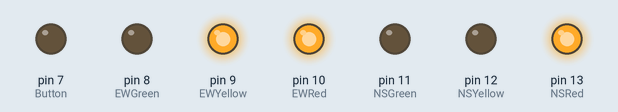
The sketch below on a simulated Arduino Uno, built with avr-gcc and run on an emulated ATmega328P. Shown: output pins drawn as LEDs (lit = HIGH).

Above: at 1.5 s.
At 8.0 s:
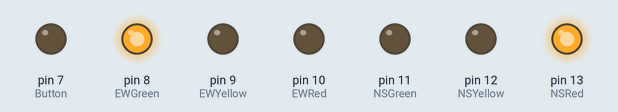
At 14.5 s:
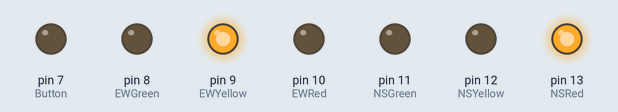
At 17.5 s:
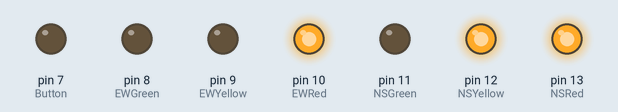
At 24.0 s:
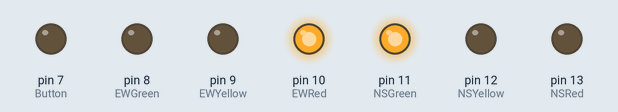
At 30.5 s:
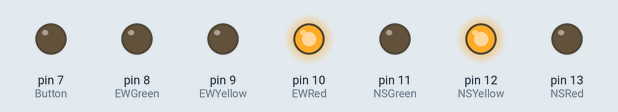
Timing chart, 0 to 41.6 s (numbered marks = the images above):
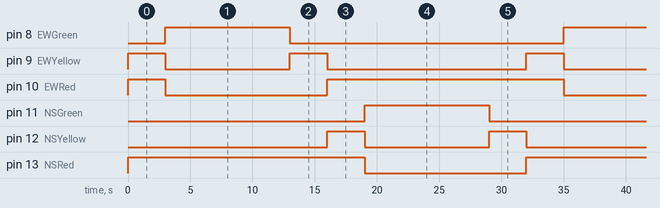

The sketch:

Lyskryds_med_knap.ino
```cpp
const int Button = 7;
const int EWGreen = 8;
const int EWYellow = 9;
const int EWRed = 10;
const int NSGreen = 11;
const int NSYellow = 12;
const int NSRed = 13;

unsigned long mspassed;
int	led = 0;
int mswait = 3000;
bool ButtonPressed = false;

void setup()
{
  pinMode(13, OUTPUT);
  pinMode(12, OUTPUT);
  pinMode(11, OUTPUT);
  pinMode(10, OUTPUT);
  pinMode(9, OUTPUT);
  pinMode(8, OUTPUT);
  pinMode(7, OUTPUT);

  mspassed = millis();
  digitalWrite(NSRed, HIGH);
  digitalWrite(EWRed, HIGH);
  digitalWrite(EWYellow, HIGH);


}

void loop()
{
   if(digitalRead(Button) == HIGH)
   {
     ButtonPressed = true;
   }
  if(millis() - mspassed > mswait)
  {
    digitalWrite(NSRed, LOW);
    digitalWrite(NSYellow, LOW);
    digitalWrite(NSGreen, LOW);
    digitalWrite(EWRed, LOW);
    digitalWrite(EWYellow, LOW);
    digitalWrite(EWGreen, LOW);


    led++;
    if(led > 5)
      led = 0;

    if(led == 0)
    {
      digitalWrite(NSRed, HIGH);
      digitalWrite(EWRed, HIGH);
      digitalWrite(EWYellow, HIGH);
        if(ButtonPressed)
      {
        mswait = 1000;
        ButtonPressed = false;
      }
      else
      mswait = 3000;
    }
    if(led == 1)
    {
      digitalWrite(NSRed, HIGH);
      digitalWrite(EWGreen, HIGH);
      mswait = 10000;
    }
    if(led == 2)
    {
      digitalWrite(EWYellow, HIGH);
      digitalWrite(NSRed, HIGH);
      mswait = 3000;
    }
      if(led == 3)
      {
      digitalWrite(EWRed, HIGH);
      digitalWrite(NSRed, HIGH);
      digitalWrite(NSYellow, HIGH);
      mswait = 3000;
      }
    if(led == 4)
    {
      digitalWrite(EWRed, HIGH);
      digitalWrite(NSGreen, HIGH);
        mswait = 10000;

    }
    if(led == 5)
    {
      digitalWrite(EWRed, HIGH);
      digitalWrite(NSYellow, HIGH);
      mswait = 3000;
    }

    mspassed = millis();
  }
}
```

Measured:
- by itself, pin 8 (EWGreen), pin 11 (NSGreen): alternates HIGH for 10.0 s and LOW for 22.0 s
- by itself, pin 9 (EWYellow): repeats every 32.0 s: HIGH 3.0 s, LOW 16.0 s, HIGH 3.0 s, LOW 10.0 s
- by itself, pin 10 (EWRed), pin 13 (NSRed): alternates HIGH for 19.0 s and LOW for 13.0 s
- by itself, pin 12 (NSYellow): repeats every 32.0 s: LOW 10.0 s, HIGH 3.0 s, LOW 16.0 s, HIGH 3.0 s
